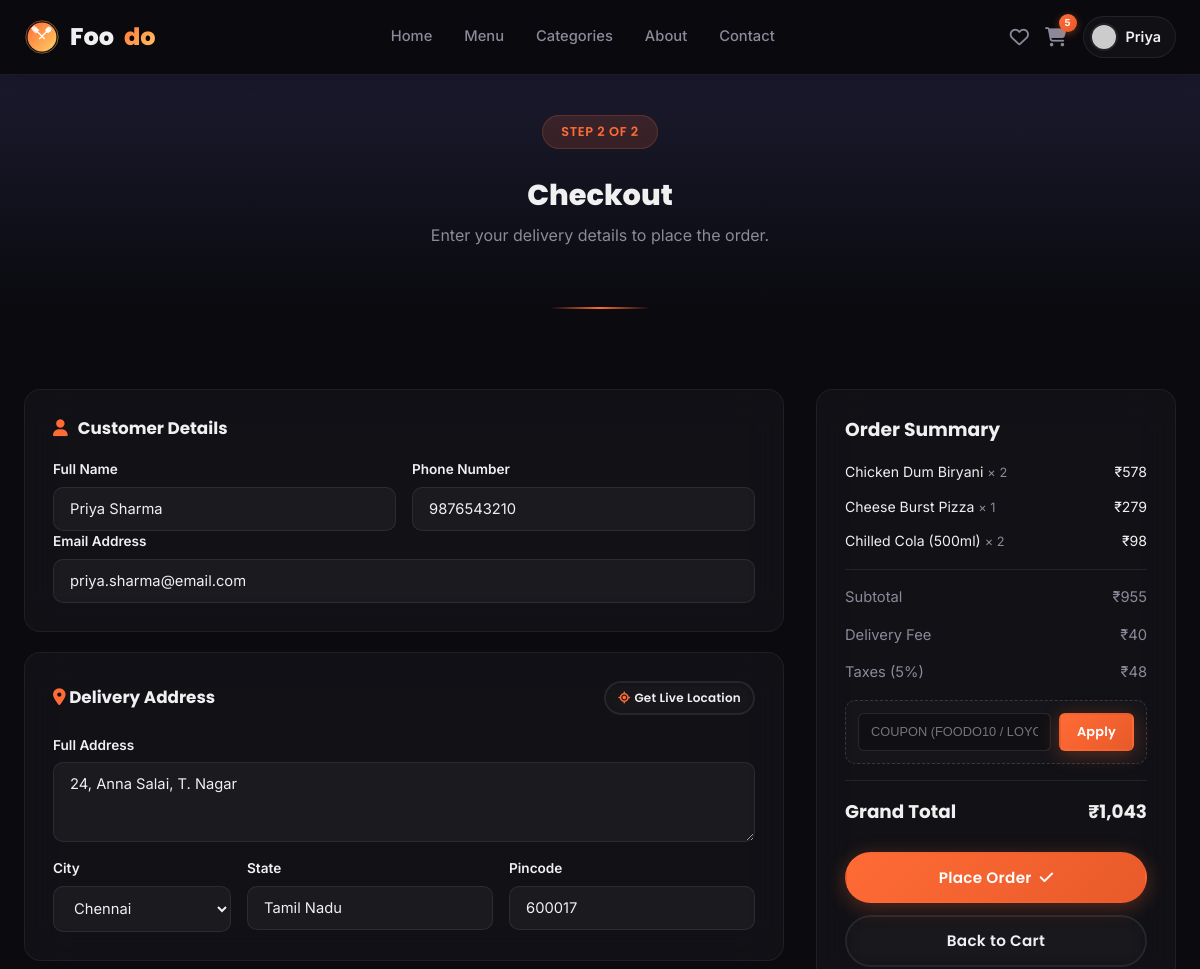
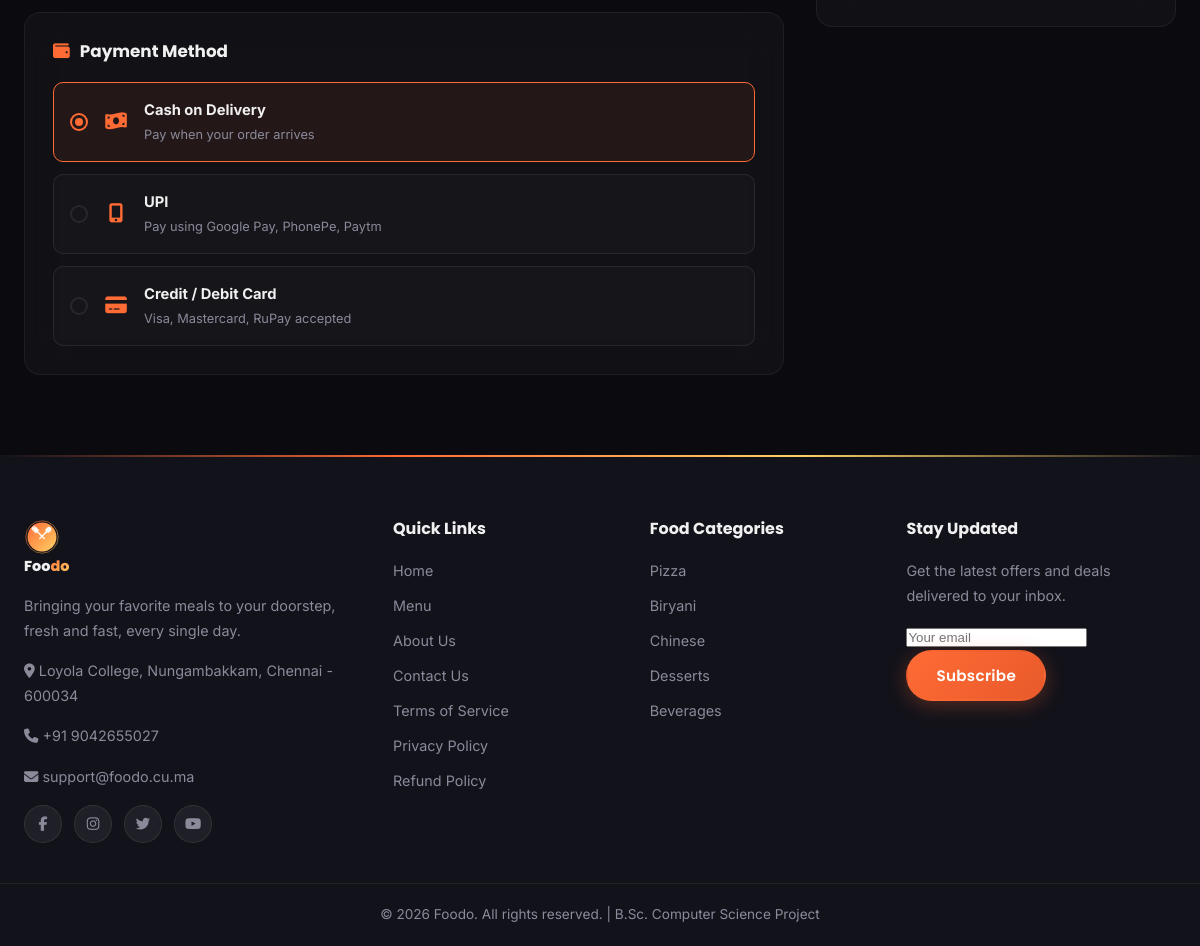
/pages/checkout.php (signed in), run on the app's committed database (2 pictures, top to bottom).
### tables this page shows
CREATE TABLE users (
    user_id INT AUTO_INCREMENT PRIMARY KEY,
    full_name VARCHAR(100) NOT NULL,
    email VARCHAR(100) NOT NULL UNIQUE,
    phone VARCHAR(15) NOT NULL,
    password VARCHAR(255) NOT NULL,    
    address TEXT,
    city VARCHAR(50),
    state VARCHAR(50),
    pincode VARCHAR(10),
    profile_image VARCHAR(255) DEFAULT 'default-avatar.png',
    reset_token VARCHAR(255) DEFAULT NULL,
    reset_expiry DATETIME DEFAULT NULL,
    created_at TIMESTAMP DEFAULT CURRENT_TIMESTAMP
);

CREATE TABLE cart (
    cart_id INT AUTO_INCREMENT PRIMARY KEY,
    user_id INT NOT NULL,
    food_id INT NOT NULL,
    quantity INT NOT NULL DEFAULT 1,
    added_at TIMESTAMP DEFAULT CURRENT_TIMESTAMP,
    FOREIGN KEY (user_id) REFERENCES users(user_id) ON DELETE CASCADE,
    FOREIGN KEY (food_id) REFERENCES foods(food_id) ON DELETE CASCADE
);

CREATE TABLE foods (
    food_id INT AUTO_INCREMENT PRIMARY KEY,
    category_id INT NOT NULL,
    food_name VARCHAR(100) NOT NULL,
    description VARCHAR(255),
    price DECIMAL(8,2) NOT NULL,
    image VARCHAR(255),
    rating DECIMAL(2,1) DEFAULT 4.5,
    is_available TINYINT(1) DEFAULT 1,    
    is_bestseller TINYINT(1) DEFAULT 0,
    created_at TIMESTAMP DEFAULT CURRENT_TIMESTAMP,
    FOREIGN KEY (category_id) REFERENCES food_categories(category_id) ON DELETE CASCADE
);

### pages/checkout.php (the view, shortened to what this page needs)
<?php
require_once '../includes/header.php';
$userId = $_SESSION['user_id'];
$cartItems = [];
$stmt = $conn->prepare("
    SELECT c.cart_id, c.quantity, f.food_id, f.food_name, f.price
    FROM cart c JOIN foods f ON c.food_id = f.food_id
    WHERE c.user_id = ?
");
$stmt->bind_param("i", $userId);
$stmt->execute();
$result = $stmt->get_result();
while ($row = $result->fetch_assoc()) { $cartItems[] = $row; }
$userStmt = $conn->prepare("SELECT full_name, email, phone, address, city, state, pincode FROM users WHERE user_id = ?");
$userStmt->bind_param("i", $userId);
$userStmt->execute();
$userData = $userStmt->get_result()->fetch_assoc();
$subtotal = 0;
foreach ($cartItems as $item) { $subtotal += $item['price'] * $item['quantity']; }
$deliveryFee = 40;
$tax = round($subtotal * 0.05, 2);
$grandTotal = $subtotal + $deliveryFee + $tax;
?>
    <section class="page-header small">
        <div class="container">
            <span class="eyebrow">Step 2 of 2</span>
            <h1>Checkout</h1>
            <p>Enter your delivery details to place the order.</p>
        </div>
    </section>
    <section class="section checkout-section">
        <div class="container checkout-layout">
            <form class="checkout-form" id="checkoutForm" action="../includes/checkout_process.php" method="post">
                <div class="form-card">
                    <h3><i class="fa-solid fa-user"></i> Customer Details</h3>
                    <div class="form-row">
                        <div class="form-group">
                            <label for="fullName">Full Name</label>
                            <input type="text" id="fullName" name="fullName" value="<?php echo htmlspecialchars($userData['full_name']); ?>" required>
                        </div>
                        <div class="form-group">
                            <label for="phone">Phone Number</label>
                            <input type="tel" id="phone" name="phone" value="<?php echo htmlspecialchars($userData['phone']); ?>" pattern="[0-9]{10}" maxlength="10" required>
                        </div>
                    </div>
                    <div class="form-group">
                        <label for="email">Email Address</label>
                        <input type="email" id="email" name="email" value="<?php echo htmlspecialchars($userData['email']); ?>" required>
                    </div>
                </div>
                <div class="form-card">
                    <h3 style="display:flex; align-items:center; justify-content:space-between; width:100%; flex-wrap:wrap; gap:10px;">
                        <span><i class="fa-solid fa-location-dot"></i> Delivery Address</span>
                        <button type="button" id="getLocationBtn" class="btn btn-outline btn-sm" style="padding:6px 12px; font-size:0.75rem; gap:4px;">
                            <i class="fa-solid fa-location-crosshairs"></i> Get Live Location
                        </button>
                    </h3>
                    <div class="form-group" style="margin-top:15px;">
                        <label for="address">Full Address</label>
                        <textarea id="address" name="address" rows="3" required><?php echo htmlspecialchars($userData['address'] ?? ''); ?></textarea>
                    </div>
                    <div class="form-row three-col">
                        <div class="form-group">
                            <label for="city">City</label>
                            <select id="city" name="city" required>
                                <?php
                                $cities = [
                                    'Chennai', 'Coimbatore', 'Madurai', 'Tiruchirappalli', 'Salem',
                                    'Tirunelveli', 'Vellore', 'Thoothukudi', 'Thanjavur', 'Dindigul',
                                    'Erode', 'Nagercoil', 'Karur', 'Kanchipuram', 'Tiruvannamalai'
                                ];
                                $currentCity = $userData['city'] ?? '';
                                foreach ($cities as $c) {
                                    $selected = (strcasecmp($currentCity, $c) === 0) ? 'selected' : '';
                                    echo "<option value=\"$c\" $selected>$c</option>";
                                }
                                ?>
                            </select>
                        </div>
                        <div class="form-group">
                            <label for="state">State</label>
                            <input type="text" id="state" name="state" value="<?php echo htmlspecialchars($userData['state'] ?? 'Tamil Nadu'); ?>" required>
                        </div>
                        <div class="form-group">
                            <label for="pincode">Pincode</label>
                            <input type="text" id="pincode" name="pincode" value="<?php echo htmlspecialchars($userData['pincode'] ?? ''); ?>" pattern="[0-9]{6}" maxlength="6" required>
                        </div>
                    </div>
                </div>
                <div class="form-card">
                    <h3><i class="fa-solid fa-wallet"></i> Payment Method</h3>
                    <div class="payment-options">
                        <label class="payment-option">
                            <span class="payment-radio"></span>
                            <i class="fa-solid fa-money-bill-wave"></i>
                            <div><strong>Cash on Delivery</strong><p>Pay when your order arrives</p></div>
                        </label>
                        <label class="payment-option">
                            <span class="payment-radio"></span>
                            <i class="fa-solid fa-mobile-screen-button"></i>
                            <div><strong>UPI</strong><p>Pay using Google Pay, PhonePe, Paytm</p></div>
                        </label>
                        <label class="payment-option">
                            <span class="payment-radio"></span>
                            <i class="fa-solid fa-credit-card"></i>
                            <div><strong>Credit / Debit Card</strong><p>Visa, Mastercard, RuPay accepted</p></div>
                        </label>
                    </div>
                </div>
            </form>
            <aside class="cart-summary checkout-summary">
                <h3>Order Summary</h3>
                <?php foreach ($cartItems as $item): ?>
                    <div class="checkout-item">
                        <span><?php echo htmlspecialchars($item['food_name']); ?> <em>× <?php echo $item['quantity']; ?></em></span>
                        <span>₹<?php echo number_format($item['price'] * $item['quantity'], 0); ?></span>
                    </div>
                <?php endforeach; ?>
                <div class="summary-divider"></div>
                <div class="summary-row"><span>Subtotal</span><span>₹<?php echo number_format($subtotal, 0); ?></span></div>
                <div class="summary-row"><span>Delivery Fee</span><span>₹<?php echo number_format($deliveryFee, 0); ?></span></div>
                <div class="summary-row"><span>Taxes (5%)</span><span>₹<?php echo number_format($tax, 0); ?></span></div>
                <div class="promo-section" style="margin: 15px 0; border: 1px dashed rgba(255,255,255,0.15); border-radius: var(--radius-sm); padding: 12px; background: rgba(255,255,255,0.02);">
                    <div style="display:flex; gap:8px;">
                        <input type="text" id="promoCodeInput" placeholder="Coupon (FOODO10 / LOYOLA)" style="flex:1; padding:8px 12px; border-radius:6px; border:1px solid rgba(255,255,255,0.1); background:rgba(0,0,0,0.2); color:#fff; font-size:0.8rem; text-transform:uppercase;">
                        <button type="button" id="applyPromoBtn" class="btn btn-primary btn-sm" style="padding:8px 16px; font-size:0.8rem; border-radius:6px; font-weight:600; width:auto; height:auto; line-height:normal; margin:0;">Apply</button>
                    </div>
                </div>
                <div class="summary-divider"></div>
                <div class="summary-row summary-total"><span>Grand Total</span><span>₹<?php echo number_format($grandTotal, 0); ?></span></div>
                <button type="submit" form="checkoutForm" class="btn btn-primary btn-block">Place Order <i class="fa-solid fa-check"></i></button>
                <a href="cart.php" class="btn btn-outline btn-block">Back to Cart</a>
            </aside>
        </div>
    </section>
<?php require_once '../includes/footer.php'; ?>

### data on the page
users: fullName "Priya Sharma", phone "9876543210", email "priya.sharma@email.com", address "24, Anna Salai, T. Nagar", state "Tamil Nadu", pincode "600017"
cart: food.food_name "Chicken Dum Biryani", quantity "2", $item['price'] * $item['quantity'] "578"
cart: food.food_name "Cheese Burst Pizza", quantity "1", $item['price'] * $item['quantity'] "279"
cart: food.food_name "Chilled Cola (500ml)", quantity "2", $item['price'] * $item['quantity'] "98"

### other printed values
$cartCount "5"
$firstName "Priya"
$subtotal "955"
$deliveryFee "40"
$tax "48"
$grandTotal "1,043"
form field city "Chennai"
